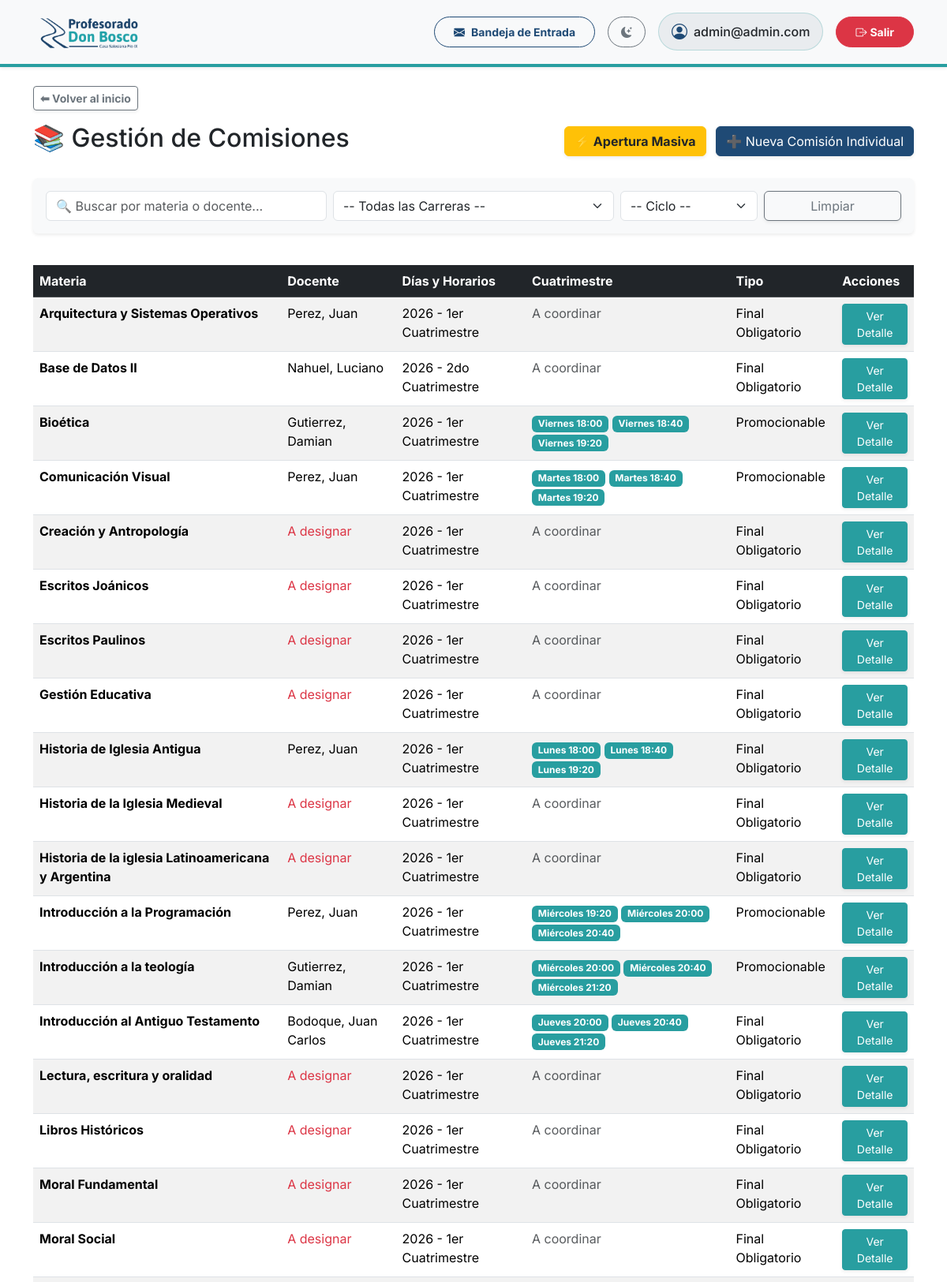
/comisiones/ (signed in, upper part), run on the app's committed database.
### gestion/models.py (models this page shows, shortened)
class Comision(models.Model):
    CUATRIMESTRES = [
        ('1C', '1er Cuatrimestre'),
        ('2C', '2do Cuatrimestre'),
        ('AN', 'Anual'),
    ]
    TIPO_APROBACION = [
        ('PROM', 'Promocionable'),
        ('FIN', 'Final Obligatorio'),
    ]
    MODALIDAD = [
        ('P', 'Presencial'),
        ('V', 'Virtual'),
        ('B', 'Bimodal (1 sem presencial / 1 sem virtual)'),
    ]
    INICIO_BIMODAL = [
        ('P', 'Arranca Presencial'),
        ('V', 'Arranca Virtual'),
    ]
    materia = models.ForeignKey(Materia, on_delete=models.CASCADE, related_name='comisiones')
    docente = models.ForeignKey(Docente, on_delete=models.SET_NULL, null=True, blank=True, related_name='comisiones_asignadas')
    docente_auxiliar = models.ForeignKey(Docente, on_delete=models.SET_NULL, null=True, blank=True, related_name='comisiones_auxiliares', verbose_name="Pareja Pedagógica")
    ciclo_lectivo = models.IntegerField('Ciclo Lectivo (Año)', default=2026)
    cuatrimestre = models.CharField('Cuatrimestre', max_length=2, choices=CUATRIMESTRES)
    fecha_inicio = models.DateField('Fecha de Inicio', null=True, blank=True)
    fecha_fin = models.DateField('Fecha de Finalización', null=True, blank=True)
    tipo_aprobacion = models.CharField('Tipo de Aprobación', max_length=4, choices=TIPO_APROBACION, default='FIN')
    modalidad = models.CharField('Modalidad', max_length=1, choices=MODALIDAD, default='P')
    semana_inicio_bimodal = models.CharField('Semana de Inicio (Bimodal)', max_length=1, choices=INICIO_BIMODAL, null=True, blank=True)
    inscripciones_abiertas = models.BooleanField('Inscripciones Abiertas', default=True)
    cerrada = models.BooleanField('Comisión Cerrada', default=False)

class Materia(models.Model):
    CUATRIMESTRES = [
        ('1C', '1er Cuatrimestre'),
        ('2C', '2do Cuatrimestre'),
        ('AN', 'Anual'),
    ]
    nombre = models.CharField(max_length=150)
    plan = models.ForeignKey(PlanDeEstudio, on_delete=models.CASCADE, related_name='materias')
    año_dictado = models.IntegerField(verbose_name="Año en que se dicta (1, 2, 3...)")
    cuatrimestre_dictado = models.CharField(max_length=2, choices=CUATRIMESTRES, default='1C')

class Docente(models.Model):
    usuario = models.OneToOneField(User, on_delete=models.CASCADE, related_name='perfil_docente', null=True, blank=True)
    dni = models.CharField('DNI', max_length=15, unique=True)
    nombre = models.CharField('Nombre/s', max_length=100)
    apellido = models.CharField('Apellido/s', max_length=100)
    fecha_nacimiento = models.DateField('Fecha de nacimiento', null=True, blank=True)
    telefono = models.CharField(max_length=20, blank=True, null=True, verbose_name="Teléfono Fijo")
    celular = models.CharField(max_length=20, blank=True, null=True, verbose_name="Celular")
    direccion = models.CharField(max_length=200, blank=True, null=True, verbose_name="Dirección")
    email = models.EmailField(blank=True, null=True)
    nacionalidad = models.CharField(max_length=100, default='Argentina')
    codigo_postal = models.CharField(max_length=20, blank=True, null=True)
    comuna_zona = models.CharField(max_length=100, blank=True, null=True)
    PROVINCIAS = [
        ('Buenos Aires', 'Buenos Aires'), ('CABA', 'Ciudad Autónoma de Buenos Aires'),
        ('Catamarca', 'Catamarca'), ('Chaco', 'Chaco'), ('Chubut', 'Chubut'),
        ('Córdoba', 'Córdoba'), ('Corrientes', 'Corrientes'), ('Entre Ríos', 'Entre Ríos'),
        ('Formosa', 'Formosa'), ('Jujuy', 'Jujuy'), ('La Pampa', 'La Pampa'),
        ('La Rioja', 'La Rioja'), ('Mendoza', 'Mendoza'), ('Misiones', 'Misiones'),
        ('Neuquén', 'Neuquén'), ('Río Negro', 'Río Negro'), ('Salta', 'Salta'),
        ('San Juan', 'San Juan'), ('San Luis', 'San Luis'), ('Santa Cruz', 'Santa Cruz'),
        ('Santa Fe', 'Santa Fe'), ('Santiago del Estero', 'Santiago del Estero'),
        ('Tierra del Fuego', 'Tierra del Fuego'), ('Tucumán', 'Tucumán')
    ]
    provincia = models.CharField(max_length=100, choices=PROVINCIAS, blank=True, null=True)
    localidad = models.CharField(max_length=100, blank=True, null=True)
    SEXO_CHOICES = [('M', 'Masculino'), ('F', 'Femenino')]
    sexo = models.CharField(max_length=1, choices=SEXO_CHOICES, blank=True, null=True)
    lugar_nacimiento = models.CharField(max_length=100, blank=True, null=True)

class HorarioComision(models.Model):
    DIAS_SEMANA = [
        ('1', 'Lunes'),
        ('2', 'Martes'),
        ('3', 'Miércoles'),
        ('4', 'Jueves'),
        ('5', 'Viernes'),
        ('6', 'Sábado')
    ]
    comision = models.ForeignKey(Comision, on_delete=models.CASCADE, related_name='horarios')
    dia = models.CharField(max_length=1, choices=DIAS_SEMANA)
    hora_inicio = models.TimeField()
    hora_fin = models.TimeField()

### gestion/views.py (the view)
# urls.py: path('comisiones/', lista_comisiones, name='lista_comisiones'),
@login_required
def lista_comisiones(request):
    comisiones = Comision.objects.all().order_by('-ciclo_lectivo', 'materia__nombre')
    query = request.GET.get('q', '')
    plan_id = request.GET.get('plan', '')
    ciclo = request.GET.get('ciclo', '')
    if query:
        comisiones = comisiones.filter(materia__nombre__icontains=query)
    if plan_id:
        comisiones = comisiones.filter(materia__plan_id=plan_id)
    if ciclo:
        comisiones = comisiones.filter(ciclo_lectivo=ciclo)
    planes = PlanDeEstudio.objects.all().order_by('nombre')
    ciclos_disponibles = Comision.objects.values_list('ciclo_lectivo', flat=True).distinct().order_by('-ciclo_lectivo')
    return render(request, 'gestion/lista_comisiones.html', {
        'comisiones': comisiones,
        'planes': planes,
        'ciclos': ciclos_disponibles,
        'q': query,
        'plan_id': int(plan_id) if plan_id else '',
        'ciclo_sel': int(ciclo) if ciclo else '',
    })

### gestion/context_processors.py (called while the page is built)
def notificaciones_context(request):
    if request.user.is_authenticated:
        from gestion.models import Notificacion
        unread_count = Notificacion.objects.filter(usuario=request.user, leida=False).count()
        return {'unread_notifications_count': unread_count}
    return {'unread_notifications_count': 0}

### gestion/templates/gestion/lista_comisiones.html (shortened to what this page needs)
{% extends "base.html" %}
{% block back_button %}
<a href="{% url 'dashboard' %}" class="btn btn-sm btn-outline-secondary shadow-sm fw-bold">⬅ Volver al inicio</a>
{% endblock %}
{% block content %}
<div class="d-flex justify-content-between align-items-center mb-4">
    <h2>📚 Gestión de Comisiones</h2>
    <div>
        <a href="{% url 'apertura_masiva' %}" class="btn btn-warning text-dark fw-bold shadow-sm me-2">⚡ Apertura Masiva</a>
        <a href="{% url 'alta_comision' %}" class="btn btn-primary shadow-sm">➕ Nueva Comisión Individual</a>
    </div>
</div>
<div class="card shadow-sm border-0 mb-4 bg-light">
    <div class="card-body p-3">
        <div class="row g-2 align-items-center">
            <div class="col-md-4">
                <input type="text" id="filterText" class="form-control" placeholder="🔍 Buscar por materia o docente...">
            </div>
            <div class="col-md-4">
                <select id="filterPlan" class="form-select">
                    <option value="">-- Todas las Carreras --</option>
                </select>
            </div>
            <div class="col-md-2">
                <select id="filterCiclo" class="form-select">
                    <option value="">-- Ciclo --</option>
                </select>
            </div>
            <div class="col-md-2 text-end">
                <button type="button" id="btnLimpiar" class="btn btn-outline-secondary shadow-sm w-100">Limpiar</button>
            </div>
        </div>
    </div>
</div>
<div class="table-responsive">
<table class="table table-striped mt-3" id="comisionesTable">
    <thead class="table-dark">
        <tr>
            <th>Materia</th>
            <th>Docente</th>
            <th>Días y Horarios</th>
            <th>Cuatrimestre</th>
            <th>Tipo</th>
            <th>Acciones</th>
        </tr>
    </thead>
    <tbody>
        {% for comision in comisiones %}
        <tr class="comision-row" data-plan="{{ comision.materia.plan_id }}" data-ciclo="{{ comision.ciclo_lectivo }}">
            <td class="fw-bold materia-nombre">{{ comision.materia.nombre }}</td>
            <td class="docente-nombre">
                {% if comision.docente %}{{ comision.docente.apellido }}, {{ comision.docente.nombre }}{% else %}<span class="text-danger">A designar</span>{% endif %}
            </td>
            <td>{{ comision.ciclo_lectivo }} - {{ comision.get_cuatrimestre_display }}</td>
            <td>
                {% for h in comision.horarios.all %}
                    <span class="badge bg-secondary">{{ h.get_dia_display }} {{ h.hora_inicio|time:"H:i" }}</span>
                {% empty %}
                    <span class="text-muted">A coordinar</span>
                {% endfor %}
            </td>
            <td>{{ comision.get_tipo_aprobacion_display }}</td>
            <td>
                <a href="{% url 'detalle_comision' comision.id %}" class="btn btn-sm btn-info text-white shadow-sm">Ver Detalle</a>
            </td>
        </tr>
        {% empty %}
        <tr id="emptyRow">
            <td colspan="6" class="text-center py-4">No hay comisiones registradas.</td>
        </tr>
        {% endfor %}
    </tbody>
</table>
</div>
{% endblock %}

### gestion/templates/base.html (shortened to what this page needs)
<!DOCTYPE html>
{% load static %}
<html lang="es" data-bs-theme="light">
<head>
    <link href="https://cdn.jsdelivr.net/npm/bootstrap@5.3.2/dist/css/bootstrap.min.css" rel="stylesheet">
    <link rel="stylesheet" href="https://cdn.jsdelivr.net/npm/bootstrap-icons@1.11.1/font/bootstrap-icons.css">
</head>
<body class="bg-body">
    <nav class="navbar navbar-expand-lg bg-body-tertiary navbar-custom mb-4 shadow-sm py-2">
        <div class="container">
            <a class="navbar-brand d-flex align-items-center" href="{% url 'dashboard' %}">
                <img id="main-logo" src="{% static 'img/logo.png' %}"
                     data-light-src="{% static 'img/logo.png' %}"
                     data-dark-src="{% static 'img/logo2.png' %}"
                     alt="Profesorado Don Bosco Pío IX"
                     onerror="this.src='https://placehold.co/300x80/ffffff/1F4A75?text=Profesorado+Don+Bosco&font=montserrat'">
            </a>
            <div class="collapse navbar-collapse" id="topNavbar">
                <div class="navbar-nav ms-auto d-flex flex-column flex-lg-row align-items-lg-center mt-3 mt-lg-0 gap-3">
                    <a href="{% url 'mis_notificaciones' %}" class="btn btn-outline-primary btn-sm fw-bold rounded-pill px-4 py-2 position-relative d-flex align-items-center justify-content-center">
                        <i class="bi bi-envelope-fill me-2"></i>Bandeja de Entrada
                    </a>
                    <button class="btn btn-outline-secondary btn-sm rounded-pill px-3 py-2 d-flex align-items-center justify-content-center" id="theme-toggle" title="Cambiar tema">
                        <i class="bi bi-moon-stars-fill theme-icon-active"></i>
                    </button>
                    <div class="d-flex align-items-center bg-body-secondary border border-secondary border-opacity-25 rounded-pill px-3 py-2 justify-content-center text-body">
                        <i class="bi bi-person-circle fs-5 me-2 text-primary"></i>
                        <span class="fw-medium">{{ user.username }}</span>
                    </div>
                    <form action="{% url 'logout' %}" method="post" class="d-flex justify-content-center m-0">
                        <button type="submit" class="btn btn-danger btn-sm fw-bold rounded-pill px-4 py-2 w-100 w-lg-auto">
                            <i class="bi bi-box-arrow-right me-1"></i>Salir
                        </button>
                    </form>
                </div>
            </div>
        </div>
    </nav>
    <div class="container mb-3">
        {% block back_button %}
        {% endblock %}
    </div>
    <div class="container">
        {% block content %}
        {% endblock %}
    </div>
</body>
</html>

### gestion/templates/base.html (style rules this page uses)
:root { --bs-primary: #1F4A75; --bs-primary-rgb: 31, 74, 117; --bs-secondary: #289EA0; --bs-secondary-rgb: 40, 158, 160; --bs-info: #289EA0; --bs-info-rgb: 40, 158, 160; --bg-color: #F8FAFC; }
body { font-family: 'Inter', sans-serif; }
.text-primary { color: var(--bs-primary) !important; }
.btn-primary { background-color: var(--bs-primary); border-color: var(--bs-primary); color: #fff; }
.btn-outline-primary { color: var(--bs-primary); border-color: var(--bs-primary); }
.btn-info { background-color: var(--bs-secondary); border-color: var(--bs-secondary); color: #fff; }
.navbar-brand img { max-height: 55px; object-fit: contain; }
.navbar-custom { border-bottom: 4px solid var(--bs-secondary); }
.theme-icon-active { display: inline-block; transition: transform 0.2s; }

### data on the page
Comision: materia.nombre "Arquitectura y Sistemas Operativos", docente.apellido "Perez", docente.nombre "Juan", ciclo_lectivo "2026", cuatrimestre "1er Cuatrimestre", tipo_aprobacion "Final Obligatorio"
Comision: materia.nombre "Base de Datos II", docente.apellido "Nahuel", docente.nombre "Luciano", ciclo_lectivo "2026", cuatrimestre "2do Cuatrimestre", tipo_aprobacion "Final Obligatorio"
Comision: materia.nombre "Bioética", docente.apellido "Gutierrez", docente.nombre "Damian", ciclo_lectivo "2026", cuatrimestre "1er Cuatrimestre", tipo_aprobacion "Promocionable"
HorarioComision: dia "Viernes", hora_inicio "18:00"
HorarioComision: dia "Viernes", hora_inicio "18:40"
HorarioComision: dia "Viernes", hora_inicio "19:20"
Comision: materia.nombre "Comunicación Visual", docente.apellido "Perez", docente.nombre "Juan", ciclo_lectivo "2026", cuatrimestre "1er Cuatrimestre", tipo_aprobacion "Promocionable"
HorarioComision: dia "Martes", hora_inicio "18:00"
HorarioComision: dia "Martes", hora_inicio "18:40"
HorarioComision: dia "Martes", hora_inicio "19:20"
Comision: materia.nombre "Creación y Antropología", shows "A designar", ciclo_lectivo "2026", cuatrimestre "1er Cuatrimestre", tipo_aprobacion "Final Obligatorio"
Comision: materia.nombre "Escritos Joánicos", shows "A designar", ciclo_lectivo "2026", cuatrimestre "1er Cuatrimestre", tipo_aprobacion "Final Obligatorio"
Comision: materia.nombre "Escritos Paulinos", shows "A designar", ciclo_lectivo "2026", cuatrimestre "1er Cuatrimestre", tipo_aprobacion "Final Obligatorio"
Comision: materia.nombre "Gestión Educativa", shows "A designar", ciclo_lectivo "2026", cuatrimestre "1er Cuatrimestre", tipo_aprobacion "Final Obligatorio"
Comision: materia.nombre "Historia de Iglesia Antigua", docente.apellido "Perez", docente.nombre "Juan", ciclo_lectivo "2026", cuatrimestre "1er Cuatrimestre", tipo_aprobacion "Final Obligatorio"
HorarioComision: dia "Lunes", hora_inicio "18:00"
HorarioComision: dia "Lunes", hora_inicio "18:40"
HorarioComision: dia "Lunes", hora_inicio "19:20"
Comision: materia.nombre "Historia de la Iglesia Medieval", shows "A designar", ciclo_lectivo "2026", cuatrimestre "1er Cuatrimestre", tipo_aprobacion "Final Obligatorio"
Comision: materia.nombre "Historia de la iglesia Latinoamericana y Argentina", shows "A designar", ciclo_lectivo "2026", cuatrimestre "1er Cuatrimestre", tipo_aprobacion "Final Obligatorio"
Comision: materia.nombre "Introducción a la Programación", docente.apellido "Perez", docente.nombre "Juan", ciclo_lectivo "2026", cuatrimestre "1er Cuatrimestre", tipo_aprobacion "Promocionable"
HorarioComision: dia "Miércoles", hora_inicio "19:20"
HorarioComision: dia "Miércoles", hora_inicio "20:00"
HorarioComision: dia "Miércoles", hora_inicio "20:40"
Comision: materia.nombre "Introducción a la teología", docente.apellido "Gutierrez", docente.nombre "Damian", ciclo_lectivo "2026", cuatrimestre "1er Cuatrimestre", tipo_aprobacion "Promocionable"
HorarioComision: dia "Miércoles", hora_inicio "20:00"
HorarioComision: dia "Miércoles", hora_inicio "20:40"
HorarioComision: dia "Miércoles", hora_inicio "21:20"
Comision: materia.nombre "Introducción al Antiguo Testamento", docente.apellido "Bodoque", docente.nombre "Juan Carlos", ciclo_lectivo "2026", cuatrimestre "1er Cuatrimestre", tipo_aprobacion "Final Obligatorio"
HorarioComision: dia "Jueves", hora_inicio "20:00"
HorarioComision: dia "Jueves", hora_inicio "20:40"
HorarioComision: dia "Jueves", hora_inicio "21:20"
Comision: materia.nombre "Lectura, escritura y oralidad", shows "A designar", ciclo_lectivo "2026", cuatrimestre "1er Cuatrimestre", tipo_aprobacion "Final Obligatorio"
Comision: materia.nombre "Libros Históricos", shows "A designar", ciclo_lectivo "2026", cuatrimestre "1er Cuatrimestre", tipo_aprobacion "Final Obligatorio"
Comision: materia.nombre "Moral Fundamental", shows "A designar", ciclo_lectivo "2026", cuatrimestre "1er Cuatrimestre", tipo_aprobacion "Final Obligatorio"
Comision: materia.nombre "Moral Social", shows "A designar", ciclo_lectivo "2026", cuatrimestre "1er Cuatrimestre", tipo_aprobacion "Final Obligatorio"

### other printed values
{{ user.username }} "admin@admin.com"
